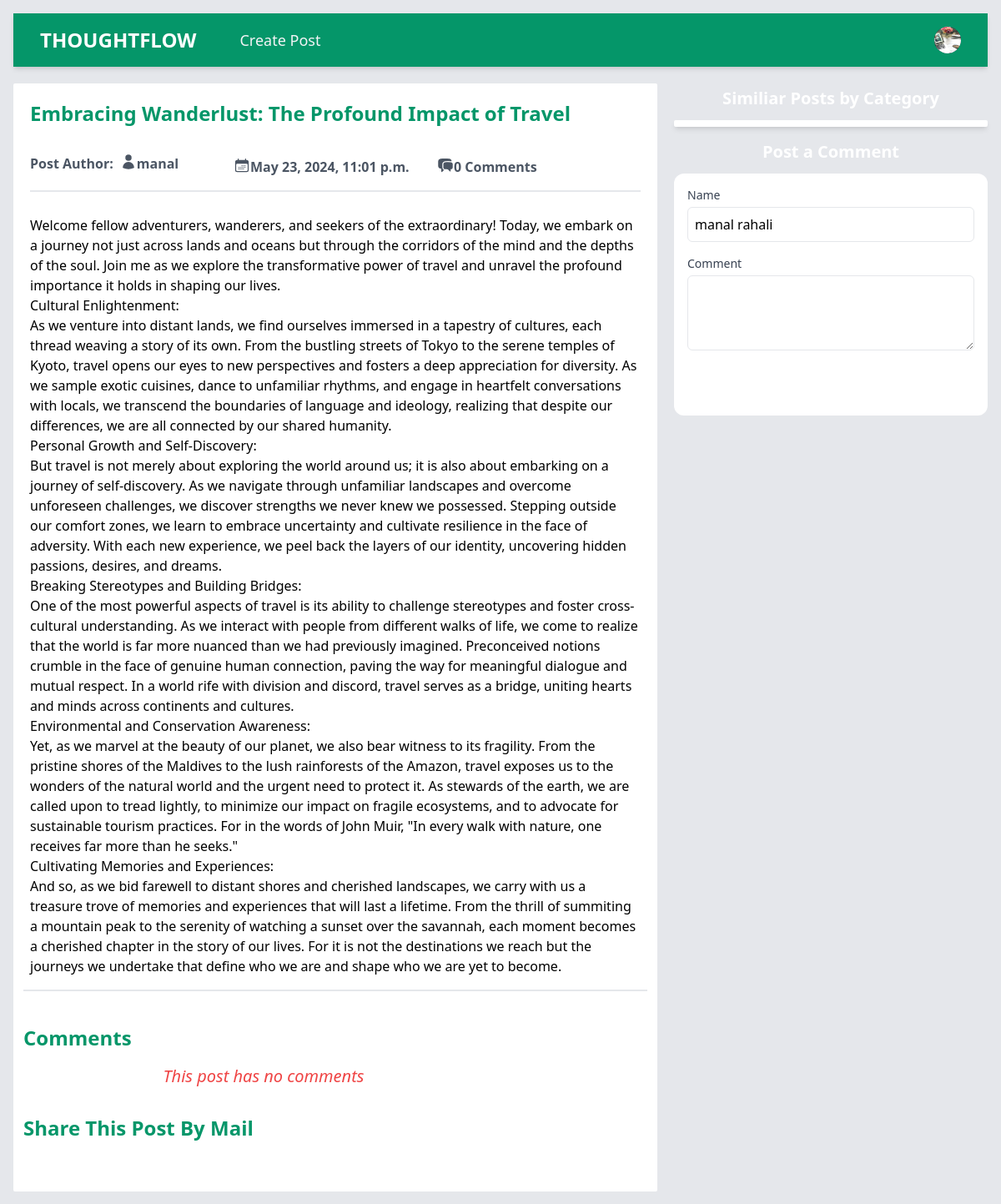
The app's page /read_post/1318a0a1-d5bc-4ed7-a6f1-a7e14e20900c/embracing-wanderlust-the-profound-impact-of-travel/ (signed in), older data.
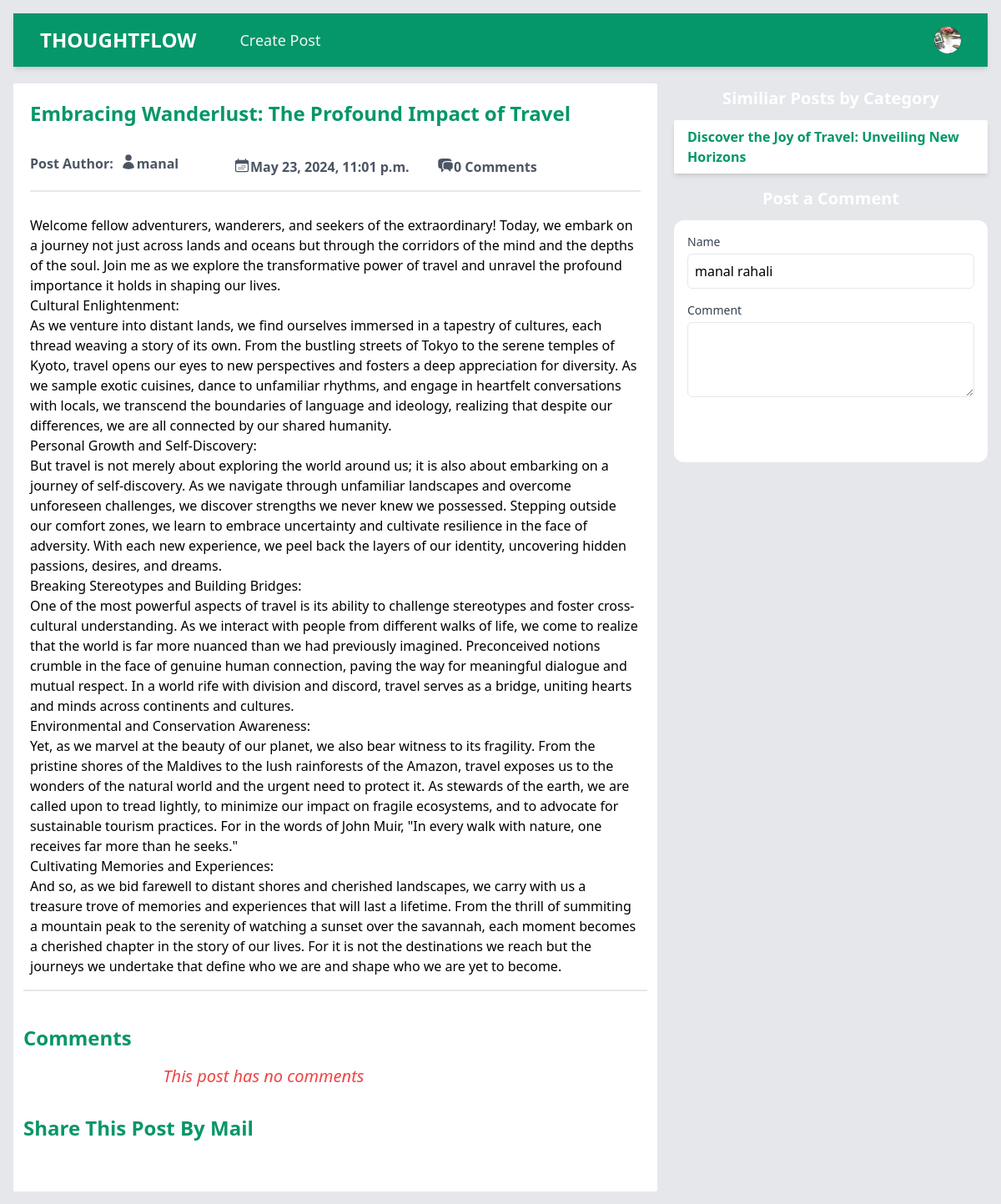
The same page, newer data.
### base/models.py (models this page shows, shortened)
class Post(models.Model):
    id = models.UUIDField(primary_key=True, max_length=15, editable=False, default=uuid.uuid4)
    title = models.CharField(max_length=250)
    slug = models.SlugField(max_length=300, unique_for_date='created',
    null = True, blank=True)
    author = models.ForeignKey(User, on_delete=models.CASCADE)
    body = models.TextField()
    image = models.ImageField(upload_to='bg_img/', default='default_bg_img.jpg')
    category = models.CharField(max_length=100)
    created = models.DateTimeField(auto_now_add=True)
    updated = models.DateTimeField(auto_now=True)
    def get_absolute_url(self):
        return reverse('read_post', args=[str(self.id), self.slug])
    class Meta:
        ordering = ['-created']
        indexes = [models.Index(fields=['created'])]

### base/views.py (the view, shortened to what this page needs)
# urls.py: path('read_post/<str:id>/<str:slug>/', views.read_post, name='read_post'),
def read_post(request, id, slug):
    try:
        post = Post.objects.get(id=id, slug=slug)
    except Post.DoesNotExist:
        raise Http404("Post does not exist")
    similar_posts = Post.objects.filter(category=post.category)
    post_comments = Comment.objects.filter(comment_p=post)
    return render(request, 'post.html', {
        'post': post,
        'similar_posts': similar_posts,
        'post_comments' : post_comments,
    })

### base/templates/post.html (shortened to what the changed rows need)
{% load static %}
<!DOCTYPE html>
<html lang="en">
  <head>
    <link rel="stylesheet" href="{% static 'style.css' %}" />
  </head>
  <body class="p-4 bg-gray-200">
    <main class="mt-5 grid grid-cols-1 md:grid-cols-2 lg:grid-cols-3 gap-5">
      <section
        class="bg-white p-3 rounded-sm col-span-1 md:col-span-2 md:h-[80vh] overflow-y-scroll scrollbar-hide"
      >
        <div class="w-full flex flex-col p-2">
          <h2 class="text-2xl font-bold pb-6 text-emerald-600">
            {{ post.title }}
          </h2>
        </div>
        <div class="max-w-xl py-8">
          <h2 class="text-2xl text-emerald-600 font-bold mb-4">Comments</h2>
          {% for comment in post_comments %}
          <div class="bg-white shadow-md rounded p-4 mb-4">
            <div class="flex justify-between mb-2">
              <div class="text-gray-600">{{ comment.author }}</div>
              <div class="text-gray-400 flex gap-2">
                {% if user == comment.signedup_user %}
                <a
                  href="{% url 'update_comment' comment.id %}"
                  class="text-emerald-600 rounded-xl hover:bg-emerald-100 p-2"
                  ><svg
                    xmlns="http://www.w3.org/2000/svg"
                    fill="none"
                    viewBox="0 0 24 24"
                    stroke-width="1.5"
                    stroke="currentColor"
                    class="w-6 h-6"
                  >
                    <path
                      stroke-linecap="round"
                      stroke-linejoin="round"
                      d="M16.862 4.487l1.687-1.688a1.875 1.875 0 112.652 2.652L10.582 16.07a4.5 4.5 0 01-1.897 1.13L6 18l.8-2.685a4.5 4.5 0 011.13-1.897l8.932-8.931zm0 0L19.5 7.125M18 14v4.75A2.25 2.25 0 0115.75 21H5.25A2.25 2.25 0 013 18.75V8.25A2.25 2.25 0 015.25 6H10"
                    />
                  </svg>
                </a>
                <a
                  href="{% url 'delete_comment' comment.id %}"
                  class="text-red-600 p-2 rounded-xl hover:bg-red-100"
                >
                  <svg
                    xmlns="http://www.w3.org/2000/svg"
                    fill="none"
                    viewBox="0 0 24 24"
                    stroke-width="1.5"
                    stroke="currentColor"
                    class="w-6 h-6"
                  >
                    <path
                      stroke-linecap="round"
                      stroke-linejoin="round"
                      d="M14.74 9l-.346 9m-4.788 0L9.26 9m9.968-3.21c.342.052.682.107 1.022.166m-1.022-.165L18.16 19.673a2.25 2.25 0 01-2.244 2.077H8.084a2.25 2.25 0 01-2.244-2.077L4.772 5.79m14.456 0a48.108 48.108 0 00-3.478-.397m-12 .562c.34-.059.68-.114 1.022-.165m0 0a48.11 48.11 0 013.478-.397m7.5 0v-.916c0-1.18-.91-2.164-2.09-2.201a51.964 51.964 0 00-3.32 0c-1.18.037-2.09 1.022-2.09 2.201v.916m7.5 0a48.667 48.667 0 00-7.5 0"
                    />
                  </svg>
                </a>
                {% endif %}
              </div>
            </div>
            <div class="text-gray-500 text-sm mb-2">
              Posted on {{ comment.created }} ({{ comment.created|timesince }}
              ago)
            </div>
            <p class="text-gray-800">{{ comment.body }}</p>
          </div>
          {% empty %}
          <h1 class="text-red-500 text-center font-medium text-xl italic">
            This post has no comments
          </h1>
          {% endfor %}
        </div>
        <h2 class="text-2xl capitalize font-bold pb-6 text-emerald-600">
          Share this post by mail
        </h2>
      </section>
      <section class="flex flex-col gap-2 md:h-[80vh]">
        <h1
          class="bg-emerald-500 w-full font-semibold text-xl text-center py-1 rounded-sm text-white"
        >
          Similiar Posts by Category
        </h1>
        <div
          class="w-full h-[25vh] overflow-y-scroll scrollbar-hide rounded-sm shadow-md bg-white flex flex-col p-1"
        >
          {% for a_post in similar_posts %}
          {% if a_post != post %}
          <a
            href="{{ a_post.get_absolute_url }}"
            class="w-full font-semibold text-base text-emerald-600 px-3 py-1 rounded-sm hover:underline"
            >{{ a_post.title|truncatewords:10 }}</a
          >
          {% endif %}
          {% endfor %}
        </div>
        <div class="flex flex-col mt-1 order-first lg:order-last">
          <h1
            class="bg-emerald-500 w-full font-semibold text-xl text-center py-1 mb-2 rounded-sm text-white"
          >
            Post a Comment
          </h1>
          <form method="post" class="space-y-4 bg-white p-4 rounded-xl">
          </form>
        </div>
      </section>
    </main>
  </body>
</html>

Row changes from the older to the newer data that the page shows:
added Post: title "Discover the Joy of Travel: Unveiling New Horizons"
